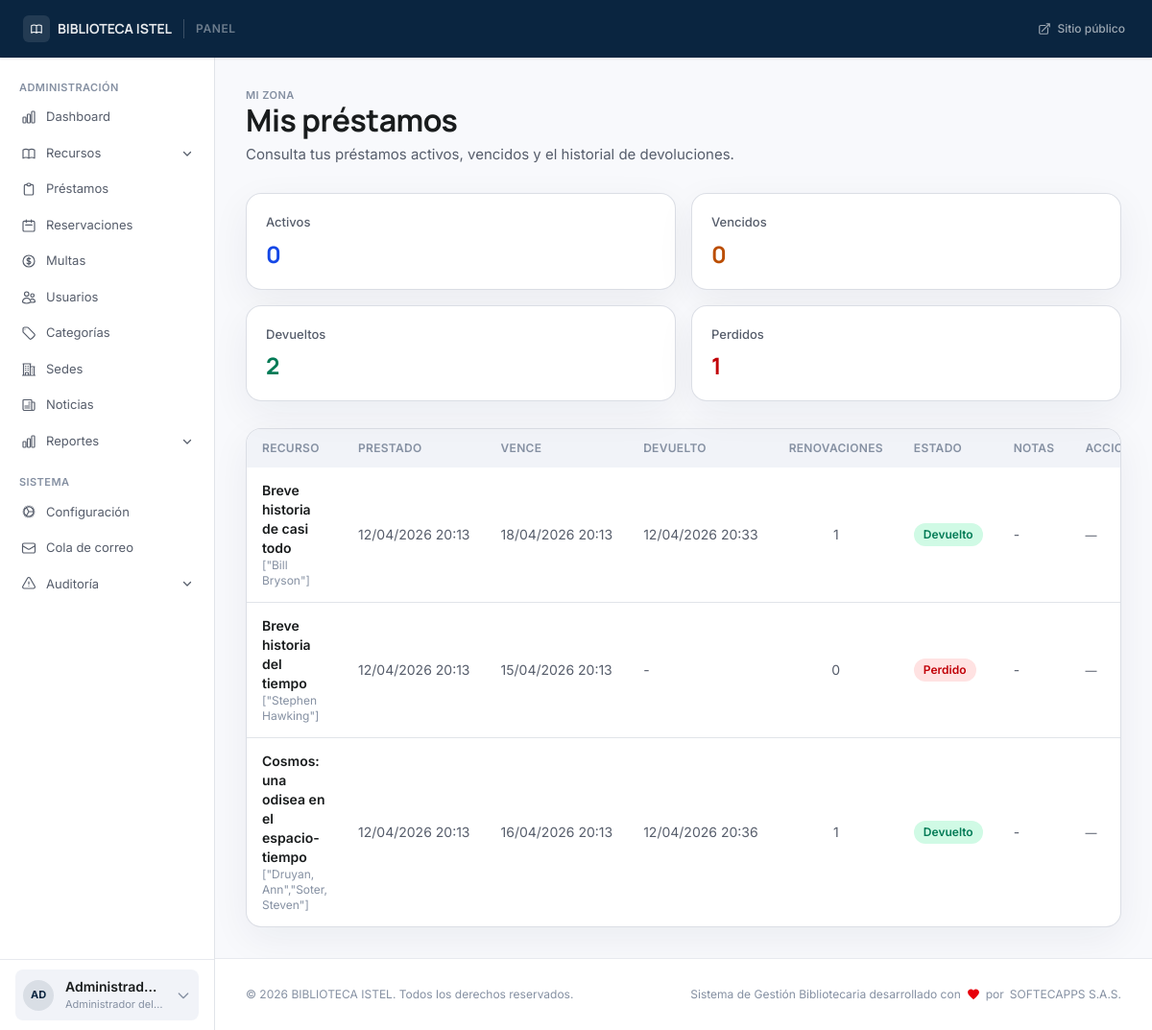
Screenshot of /account/loans (signed in) with the database file from the repository.
### tables this page shows
CREATE TABLE `users` (
  `id` int(10) unsigned NOT NULL AUTO_INCREMENT,
  `user_number` varchar(20) DEFAULT NULL,
  `name` varchar(150) NOT NULL,
  `email` varchar(150) NOT NULL,
  `document_number` varchar(30) NOT NULL,
  `phone` varchar(30) DEFAULT NULL,
  `address` text DEFAULT NULL,
  `birthdate` date DEFAULT NULL,
  `photo` varchar(255) DEFAULT NULL,
  `role` enum('admin','librarian','teacher','user','guest') NOT NULL DEFAULT 'user',
  `user_type` enum('student','teacher','external','staff') NOT NULL DEFAULT 'student',
  `status` enum('active','suspended','blocked','inactive') NOT NULL DEFAULT 'active',
  `password_hash` varchar(255) NOT NULL,
  `remember_token` varchar(64) DEFAULT NULL,
  `remember_expires` datetime DEFAULT NULL,
  `email_verified_at` datetime DEFAULT NULL,
  `force_password_change` tinyint(1) NOT NULL DEFAULT 0,
  `last_login_at` datetime DEFAULT NULL,
  `last_login_ip` varchar(45) DEFAULT NULL,
  `created_at` datetime NOT NULL DEFAULT current_timestamp(),
  `updated_at` datetime NOT NULL DEFAULT current_timestamp() ON UPDATE current_timestamp(),
  PRIMARY KEY (`id`),
  UNIQUE KEY `uq_users_email` (`email`),
  UNIQUE KEY `uq_users_document` (`document_number`),
  UNIQUE KEY `uq_users_user_number` (`user_number`),
  KEY `idx_users_role_status` (`role`,`status`)
);

CREATE TABLE `loans` (
  `id` int(10) unsigned NOT NULL AUTO_INCREMENT,
  `resource_id` int(10) unsigned NOT NULL,
  `user_id` int(10) unsigned NOT NULL,
  `librarian_id` int(10) unsigned DEFAULT NULL,
  `branch_id` int(10) unsigned DEFAULT NULL,
  `loan_at` datetime NOT NULL DEFAULT current_timestamp(),
  `due_at` datetime NOT NULL,
  `returned_at` datetime DEFAULT NULL,
  `loan_hours_applied` smallint(6) NOT NULL DEFAULT 72,
  `renewals_count` tinyint(4) NOT NULL DEFAULT 0,
  `status` enum('active','returned','overdue','lost') NOT NULL DEFAULT 'active',
  `notes` text DEFAULT NULL,
  `created_at` datetime NOT NULL DEFAULT current_timestamp(),
  PRIMARY KEY (`id`),
  KEY `fk_loans_librarian` (`librarian_id`),
  KEY `idx_loans_user_status` (`user_id`,`status`),
  KEY `idx_loans_due_status` (`due_at`,`status`),
  KEY `idx_loans_branch_status` (`branch_id`,`status`),
  KEY `idx_loans_resource_status` (`resource_id`,`status`),
  CONSTRAINT `fk_loans_branch` FOREIGN KEY (`branch_id`) REFERENCES `library_branches` (`id`) ON DELETE SET NULL ON UPDATE CASCADE,
  CONSTRAINT `fk_loans_librarian` FOREIGN KEY (`librarian_id`) REFERENCES `users` (`id`) ON DELETE SET NULL ON UPDATE CASCADE,
  CONSTRAINT `fk_loans_resource` FOREIGN KEY (`resource_id`) REFERENCES `resources` (`id`) ON UPDATE CASCADE,
  CONSTRAINT `fk_loans_user` FOREIGN KEY (`user_id`) REFERENCES `users` (`id`) ON UPDATE CASCADE
);

CREATE TABLE `resources` (
  `id` int(10) unsigned NOT NULL AUTO_INCREMENT,
  `isbn_13` char(13) DEFAULT NULL,
  `marc_leader` char(24) DEFAULT NULL,
  `marc_control_number` varchar(64) DEFAULT NULL,
  `title` varchar(300) NOT NULL,
  `authors` longtext NOT NULL CHECK (json_valid(`authors`)),
  `marc_record` longtext DEFAULT NULL CHECK (json_valid(`marc_record`)),
  `publisher` varchar(200) DEFAULT NULL,
  `edition_statement` varchar(200) DEFAULT NULL,
  `publication_year` smallint(6) DEFAULT NULL,
  `category_id` int(10) unsigned NOT NULL,
  `branch_id` int(10) unsigned DEFAULT NULL,
  `support_type` enum('physical','digital','audiovisual','journal','thesis','map','score','kit','game','other') NOT NULL DEFAULT 'physical',
  `resource_type` varchar(60) DEFAULT NULL,
  `content_type` varchar(80) DEFAULT NULL,
  `media_type` varchar(80) DEFAULT NULL,
  `carrier_type` varchar(80) DEFAULT NULL,
  `description` text DEFAULT NULL,
  `pages` smallint(5) unsigned DEFAULT NULL,
  `language` char(2) NOT NULL DEFAULT 'es',
  `cover_image` varchar(255) DEFAULT NULL,
  `location` varchar(100) DEFAULT NULL,
  `digital_url` text DEFAULT NULL,
  `acquisition_price` decimal(8,2) DEFAULT NULL,
  `replacement_cost` decimal(8,2) NOT NULL,
  `acquisition_date` date DEFAULT NULL,
  `acquired_at` datetime DEFAULT NULL,
  `is_new_acquisition` tinyint(1) NOT NULL DEFAULT 1,
  `total_copies` tinyint(3) unsigned NOT NULL DEFAULT 0,
  `available_copies` tinyint(3) unsigned NOT NULL DEFAULT 0,
  `digital_access_count` int(10) unsigned NOT NULL DEFAULT 0,
  `is_active` tinyint(1) NOT NULL DEFAULT 1,
  `deactivated_at` datetime DEFAULT NULL,
  `deactivated_by` int(10) unsigned DEFAULT NULL,
  `deactivation_reason` text DEFAULT NULL,
  `created_at` datetime NOT NULL DEFAULT current_timestamp(),
  `updated_at` datetime NOT NULL DEFAULT current_timestamp() ON UPDATE current_timestamp(),
  PRIMARY KEY (`id`),
  UNIQUE KEY `uq_books_marc_control_number` (`marc_control_number`),
  UNIQUE KEY `uq_resources_isbn` (`isbn_13`),
  KEY `idx_resources_support_active` (`support_type`,`is_active`),
  KEY `idx_resources_branch` (`branch_id`,`is_active`),
  KEY `idx_resources_new_acquisition` (`is_new_acquisition`,`acquired_at`),
  KEY `idx_resources_category` (`category_id`),
  KEY `fk_resources_deactivated_by` (`deactivated_by`),
  FULLTEXT KEY `ft_books_search` (`title`,`publisher`),
  CONSTRAINT `fk_resources_branch` FOREIGN KEY (`branch_id`) REFERENCES `library_branches` (`id`) ON UPDATE CASCADE,
  CONSTRAINT `fk_resources_category` FOREIGN KEY (`category_id`) REFERENCES `categories` (`id`) ON UPDATE CASCADE,
  CONSTRAINT `fk_resources_deactivated_by` FOREIGN KEY (`deactivated_by`) REFERENCES `users` (`id`) ON DELETE SET NULL ON UPDATE CASCADE
);

### views/account/loans.php (the view, shortened to what the rows shown need)
<?php
$e = static fn(mixed $v): string => htmlspecialchars((string) $v, ENT_QUOTES | ENT_SUBSTITUTE, 'UTF-8');
$statusBadge = static function (string $status): array {
    return match ($status) {
        'active'   => ['Activo',   'bg-blue-100 text-blue-700'],
        'overdue'  => ['Vencido',  'bg-amber-100 text-amber-700'],
        'returned' => ['Devuelto', 'bg-emerald-100 text-emerald-700'],
        'lost'     => ['Perdido',  'bg-red-100 text-red-700'],
        default    => [ucfirst($status), 'bg-slate-100 text-slate-700'],
    };
};
$total     = count($loans ?? []);
$maxRenewals = (int) ($settings['max_renewals'] ?? 3);
?>
<section class="p-6 lg:p-8 max-w-6xl mx-auto">
    <div class="mb-7">
        <h1 class="headline-lg text-on-surface">Mis préstamos</h1>
    </div>
    <div class="mb-7 grid gap-4 sm:grid-cols-2 xl:grid-cols-4">
        <?php
        $cards = [
            ['label' => 'Activos',   'key' => 'active',   'color' => 'text-blue-700'],
            ['label' => 'Vencidos',  'key' => 'overdue',  'color' => 'text-amber-700'],
            ['label' => 'Devueltos', 'key' => 'returned', 'color' => 'text-emerald-700'],
            ['label' => 'Perdidos',  'key' => 'lost',     'color' => 'text-red-700'],
        ];
        foreach ($cards as $card): ?>
            <article class="rounded-2xl border border-outline-variant/60 bg-white p-5 shadow-ambient">
                <p class="label-md text-on-surface-subtle"><?= $card['label'] ?></p>
                <p class="mt-2 text-2xl font-bold font-display <?= $card['color'] ?>"><?= (int) ($summary[$card['key']] ?? 0) ?></p>
            </article>
        <?php endforeach; ?>
    </div>
    <?php if ($total === 0): ?>
        <div class="rounded-2xl border border-outline-variant/60 bg-white p-10 text-center shadow-ambient">
            <svg class="mx-auto mb-3 h-12 w-12 text-on-surface-subtle/40" xmlns="http://www.w3.org/2000/svg" fill="none" viewBox="0 0 24 24" stroke-width="1.5" stroke="currentColor">
                <path stroke-linecap="round" stroke-linejoin="round" d="M12 6.042A8.967 8.967 0 006 3.75c-1.052 0-2.062.18-3 .512v14.25A8.987 8.987 0 016 18c2.305 0 4.408.867 6 2.292m0-14.25a8.966 8.966 0 016-2.292c1.052 0 2.062.18 3 .512v14.25A8.987 8.987 0 0018 18a8.967 8.967 0 00-6 2.292m0-14.25v14.25" />
            </svg>
            <p class="text-lg font-semibold text-on-surface">No tienes préstamos registrados</p>
            <p class="mt-1 text-sm text-on-surface-muted">Cuando solicites un préstamo aparecerá aquí.</p>
        </div>
    <?php else: ?>
            <?php foreach ($loans as $loan):
                [$badgeLabel, $badgeClass] = $statusBadge((string) ($loan['status'] ?? ''));
            ?>
            <?php endforeach; ?>
        <div class="hidden lg:block overflow-hidden rounded-2xl border border-outline-variant/60 bg-white shadow-ambient">
            <div class="overflow-x-auto">
                <table class="min-w-full text-left">
                    <thead class="bg-surface-container-low text-xs uppercase tracking-wide text-on-surface-subtle">
                        <tr>
                            <th class="px-4 py-3 font-semibold">Recurso</th>
                            <th class="px-4 py-3 font-semibold">Prestado</th>
                            <th class="px-4 py-3 font-semibold">Vence</th>
                            <th class="px-4 py-3 font-semibold">Devuelto</th>
                            <th class="px-4 py-3 font-semibold">Renovaciones</th>
                            <th class="px-4 py-3 font-semibold">Estado</th>
                            <th class="px-4 py-3 font-semibold">Notas</th>
                                <th class="px-4 py-3 font-semibold">Acciones</th>
                        </tr>
                    </thead>
                    <tbody class="divide-y divide-outline-variant/50 text-sm">
                        <?php foreach ($loans as $loan):
                            [$badgeLabel, $badgeClass] = $statusBadge((string) ($loan['status'] ?? ''));
                        ?>
                            <tr class="hover:bg-surface-container-low/60 transition-colors">
                                <td class="px-4 py-3.5">
                                    <p class="font-semibold text-on-surface"><?= $e($loan['book_title'] ?? 'Sin título') ?></p>
                                    <p class="text-xs text-on-surface-subtle"><?= $e($loan['book_authors'] ?? '') ?></p>
                                </td>
                                <td class="px-4 py-3.5 whitespace-nowrap text-on-surface-muted"><?= $e((new DateTime($loan['loan_at']))->format('d/m/Y H:i')) ?></td>
                                <td class="px-4 py-3.5 whitespace-nowrap text-on-surface-muted"><?= $e((new DateTime($loan['due_at']))->format('d/m/Y H:i')) ?></td>
                                <td class="px-4 py-3.5 whitespace-nowrap text-on-surface-muted">
                                    <?= !empty($loan['returned_at']) ? $e((new DateTime($loan['returned_at']))->format('d/m/Y H:i')) : '-' ?>
                                </td>
                                <td class="px-4 py-3.5 text-center text-on-surface-muted"><?= (int) ($loan['renewals_count'] ?? 0) ?></td>
                                <td class="px-4 py-3.5">
                                    <span class="inline-flex rounded-full px-2.5 py-1 text-xs font-semibold <?= $badgeClass ?>">
                                        <?= $e($badgeLabel) ?>
                                    </span>
                                </td>
                                <td class="px-4 py-3.5 text-on-surface-muted max-w-[200px] truncate"><?= $e($loan['notes'] ?? '-') ?></td>
                                    <td class="px-4 py-3.5">
                                        <?php if (in_array((string) ($loan['status'] ?? ''), ['active', 'overdue'], true) && (int) ($loan['renewals_count'] ?? 0) < $maxRenewals): ?>
                                            <form method="POST" action="<?= BASE_URL ?>/account/loans/<?= (int) $loan['id'] ?>/renew">
                                                <input type="hidden" name="_csrf_token" value="<?= $e((string) \Core\Session::get('_csrf_token', '')) ?>">
                                                <button type="submit" class="rounded-lg border border-primary/40 bg-primary/5 px-3 py-1.5 text-xs font-semibold text-primary hover:bg-primary/10 transition-colors whitespace-nowrap">
                                                    Renovar
                                                </button>
                                            </form>
                                        <?php elseif (in_array((string) ($loan['status'] ?? ''), ['active', 'overdue'], true)): ?>
                                            <span class="text-xs text-on-surface-muted italic">Máx. alcanzado</span>
                                        <?php else: ?>
                                            <span class="text-xs text-on-surface-muted">—</span>
                                        <?php endif; ?>
                                    </td>
                            </tr>
                        <?php endforeach; ?>
                    </tbody>
                </table>
            </div>
        </div>
    <?php endif; ?>
</section>

### views/partials/panel-sidebar.php (shortened to what the rows shown need)
<?php
$_e      = fn(mixed $v) => htmlspecialchars((string) $v, ENT_QUOTES | ENT_SUBSTITUTE, 'UTF-8');
$role    = $auth_user['role'] ?? '';
$roleBadge = match($role) {
    'admin'     => ['Administrador del sistema', 'bg-red-100 text-red-700 border-red-200'],
    'librarian' => ['Bibliotecario', 'bg-violet-100 text-violet-700 border-violet-200'],
    'teacher'   => ['Docente', 'bg-blue-100 text-blue-700 border-blue-200'],
    'user'    => ['Socio', 'bg-emerald-100 text-emerald-700 border-emerald-200'],
    default     => ['Usuario', 'bg-slate-100 text-slate-700 border-slate-200'],
};
$initials = mb_strtoupper(mb_substr($auth_user['name'] ?? '?', 0, 2));
?>
<aside class="hidden lg:flex flex-col w-56 bg-white border-r border-outline-variant/50 shrink-0" aria-label="Navegación del panel">
    <div class="min-h-[74px] border-t border-outline-variant/40 bg-white px-4 py-2 flex items-center">
        <details class="group relative w-full" onmouseenter="if (this._closeTimer) { clearTimeout(this._closeTimer); this._closeTimer = null; }" onmouseleave="this._closeTimer = setTimeout(() => this.removeAttribute('open'), 320)">
            <summary class="list-none flex items-center gap-3 rounded-lg bg-surface-container-low px-2 py-2 cursor-pointer transition-colors duration-150 hover:bg-white text-on-surface">
                <div class="flex h-8 w-8 shrink-0 items-center justify-center rounded-full bg-primary/10 text-[11px] font-bold text-primary">
                    <?= $_e($initials) ?>
                </div>
                <div class="min-w-0 flex-1">
                    <p class="truncate text-sm font-semibold"><?= $_e($auth_user['name'] ?? '') ?></p>
                    <p class="truncate text-[11px] text-on-surface-subtle"><?= $_e($roleBadge[0]) ?></p>
                </div>
                <svg class="w-4 h-4 text-on-surface-subtle transition-transform duration-200 group-open:rotate-180" fill="none" viewBox="0 0 24 24" stroke="currentColor" stroke-width="2" aria-hidden="true">
                    <path stroke-linecap="round" stroke-linejoin="round" d="M19 9l-7 7-7-7"/>
                </svg>
            </summary>
        </details>
    </div>
</aside>

### rows the page displays
users: name "AD", name "Administrad…", role "Administrador del…"
loans: renewals_count "0", user "1", resource.title "Breve historia del tiempo", resource.authors "[\"Stephen Hawking\"]", loan_at "12/04/2026 20:13", due_at "15/04/2026 20:13", badgeLabel "Perdido", notes "-"
loans: resource.title "Breve historia de casi todo", resource.authors "[\"Bill Bryson\"]", loan_at "12/04/2026 20:13", due_at "18/04/2026 20:13", returned_at "12/04/2026 20:33", renewals_count "1", badgeLabel "Devuelto", notes "-"
loans: resource.title "Cosmos: una odisea en el espacio-tiempo", resource.authors "[\"Druyan, Ann\",\"Soter, Steven\"]", loan_at "12/04/2026 20:13", due_at "16/04/2026 20:13", returned_at "12/04/2026 20:36", renewals_count "1", badgeLabel "Devuelto", notes "-"

### other values shown
$_e($settings['library_name'] ?? 'Biblioteca') "BIBLIOTECA ISTEL"
$card['label'] "Activos"
$card['label'] "Vencidos"
$card['label'] "Devueltos"
$summary[$card['key']] "2"
$card['label'] "Perdidos"
$settings['library_name'] "BIBLIOTECA ISTEL"
